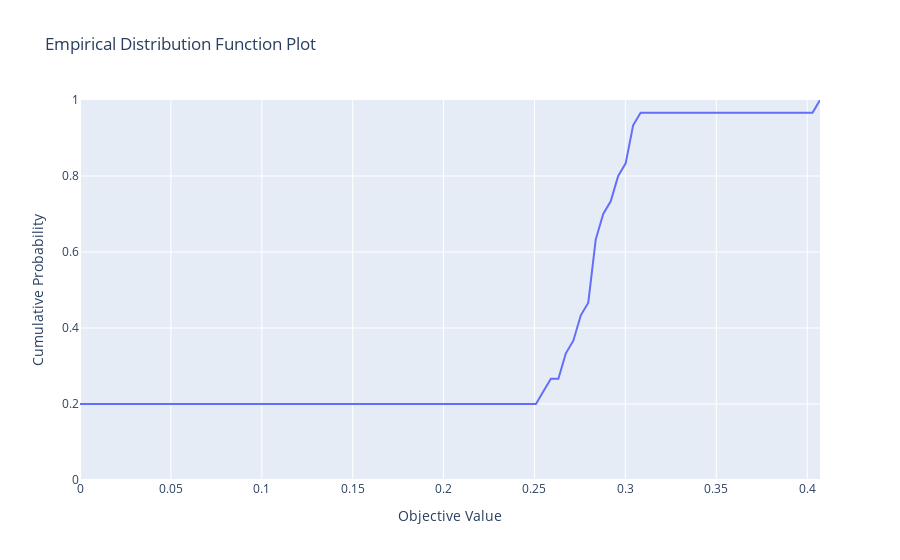

Notebook code cell kept with this figure:
### Code cell
print('📊 Empirical Distribution Function')
optuna.visualization.plot_edf(study)
